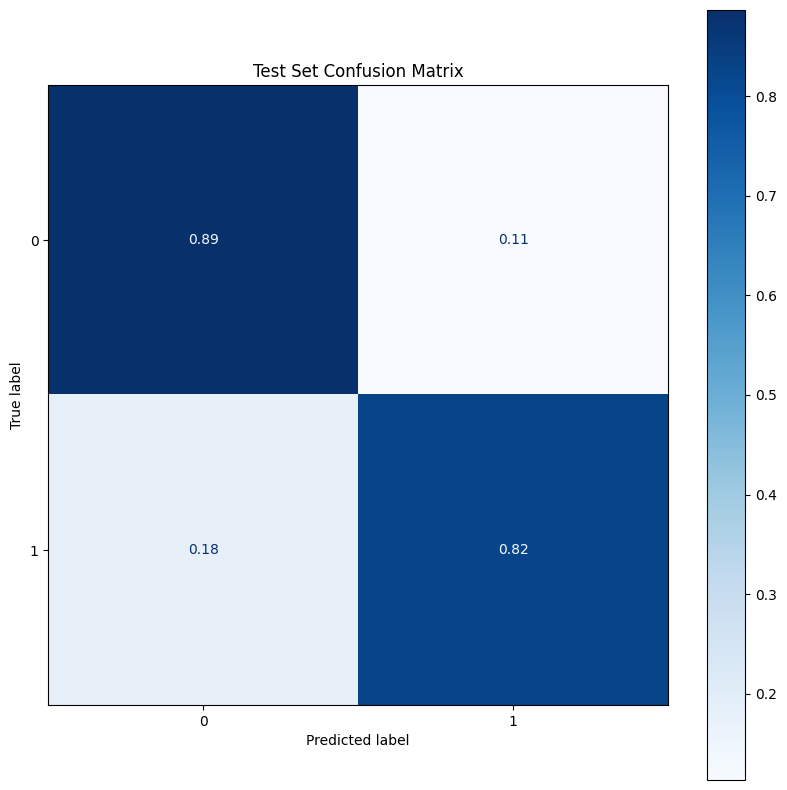
#> input picture files/cm1.png, 787 x 790 px
$ python -i otsu.py   (imports and definitions only)
#> lines starting #> are read from the running program, lines starting #| are printed output that depends on the picture; after the words box and inside, x2 and y2 are one past the last pixel; in counts of white or black regions, pixels touching at a corner belong together
#> further down, picture is the input picture: shape (790, 787, 3); mean B, G, R 208.2, 184.7, 165
import numpy as np
import cv2
from typing import Tuple, List, Optional

def calculate_otsu_threshold(image: np.ndarray) -> Tuple[float, np.ndarray]:
    """
    Apply Otsu's thresholding to a grayscale image.

    Args:
        image: Grayscale image as numpy array

    Returns:
        tuple: (threshold value, binary thresholded image)
    """
    if len(image.shape) > 2:
        image = cv2.cvtColor(image, cv2.COLOR_BGR2GRAY)
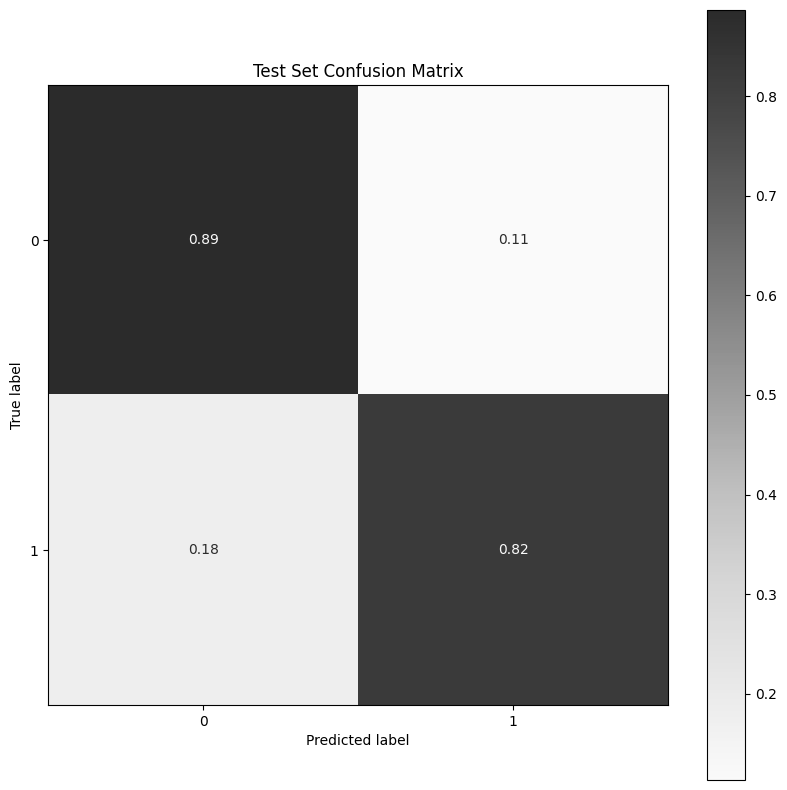
#> image: shape (790, 787); min 0, max 255, mean 181.4

    # Apply Gaussian blur to reduce noise
    blurred = cv2.GaussianBlur(image, (5, 5), 0)

    # Calculate Otsu's threshold
    threshold_value, binary_image = cv2.threshold(
        blurred, 0, 255, cv2.THRESH_BINARY + cv2.THRESH_OTSU
    )
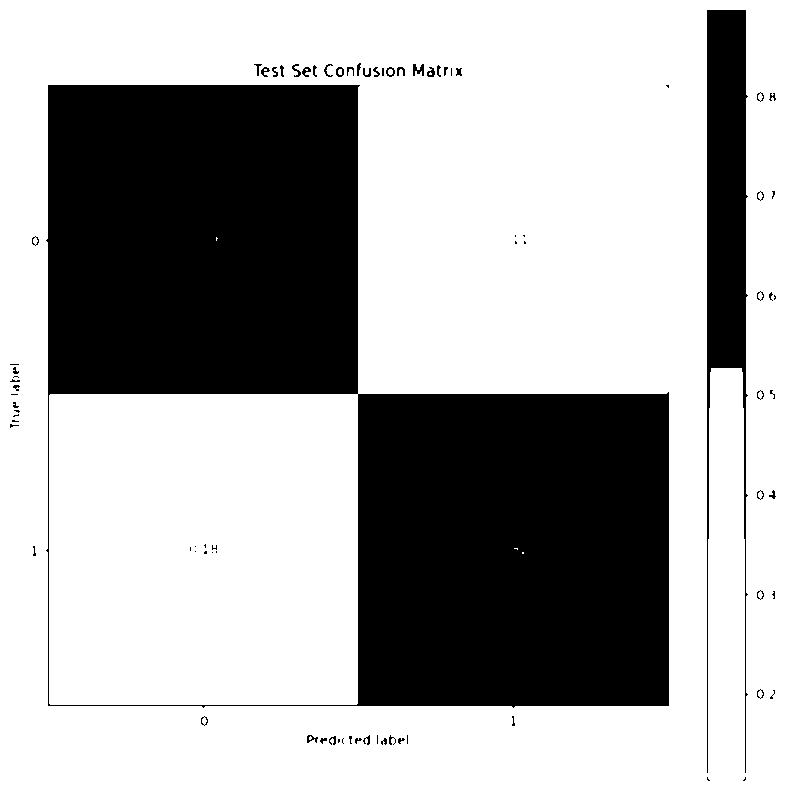
#> binary_image: shape (790, 787); 66.2% white; 82 black regions (38 under 20 px), largest, box (x1, y1, x2, y2) and area: (46, 85, 669, 708) 193454, (707, 10, 748, 773) 15230, (413, 64, 424, 76) 82
#> threshold_value = 150

    return threshold_value, binary_image

# [62 lines left out: functions calculate_content_area_ratio, filter_patches, process_single_patch, not called in this run]

>>> import cv2
>>> picture = cv2.imread('../../files/cm1.png')
>>> result = calculate_otsu_threshold(picture)
